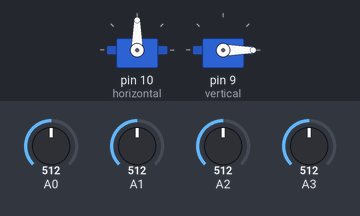
The sketch below on a simulated Arduino Uno, built with avr-gcc and run on an emulated ATmega328P. Shown: 2 × servo. The inputs (shaded band) are chosen by the test bench; at power-on: A0 = 512, A3 = 512, A2 = 512, A1 = 512.

Above: at 1.2 s.
1.3 s: A0 set to 617
2.8 s: A0 set to 645
At 3.27 s:
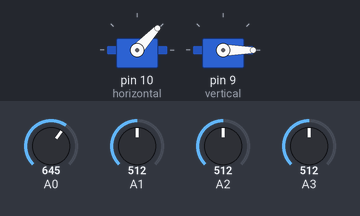
At 4.2 s:
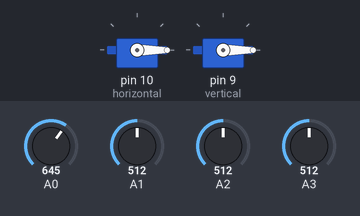
5.2 s: A3 set to 588
6.7 s: A3 set to 621
At 8.5 s:
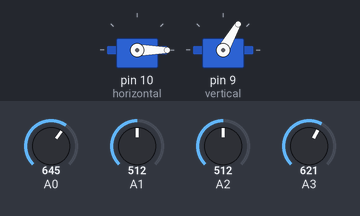
8.8 s: A2 set to 643
10.3 s: A2 set to 668
At 12.5 s:
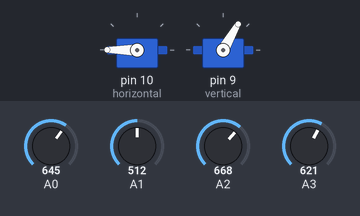
Timing chart, 0 to 14.0 s (numbered marks = the images above; inputs shaded):
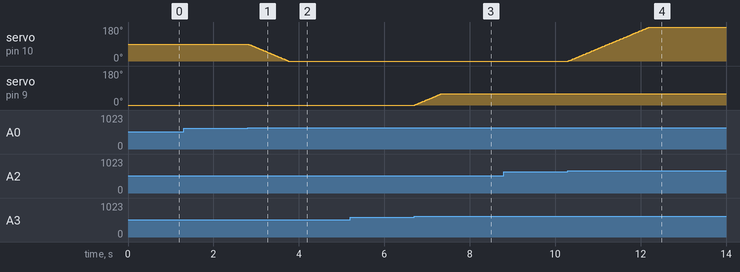

The sketch:

gadda.ino
```cpp
#include <Servo.h> // include Servo library

Servo horizontal; // horizontal servo
int servoh = 90;     // stand horizontal servo

Servo vertical;   // vertical servo
int servov =0;     // stand vertical servo

// LDR pin connections
//  name  = analogpin;

void setup()
{
  Serial.begin(9600);
  // servo connections
  // name.attach(pin);
  horizontal.attach(10);
  vertical.attach(9);
  pinMode(A0,INPUT);
   pinMode(A1,INPUT);
    pinMode(A2,INPUT);
     pinMode(A3,INPUT);
}

void loop()
{
  int lt = analogRead(A0); // top left
  int rt = analogRead(A3); // top right
  int ld = analogRead(A1); // down left
  int rd = analogRead(A2); // down rigt
//Serial.println(lt);
//Serial.println(rt);
//Serial.println(ld);
//Serial.println(rd);
//delay(2000);

  int avt = (lt + rt) / 2; // average value top
  int avd = (ld + rd) / 2; // average value down
  int avl = (lt + ld) / 2; // average value left
  int avr = (rt + rd) / 2; // average value right

  int dvert = avt - avd; // check the diffirence of up and down
  int dhoriz = avl - avr;// check the diffirence og left and rigt
//Serial.println(dvert);
//Serial.println(dhoriz);
    if (avt > avd&& dvert>112)
    {
      servov = ++servov;
      if (servov > 60)//60
      {
        servov = 60;
      }
   delay(10);
    }
    else if (avt < avd&&(-1*dvert>112))
    {
      servov = --servov;
      if (servov < 0)
      {
        servov = 0;
      }
       delay(10);

    }
    vertical.write(servov);


    if (avl > avr&&dhoriz>61)
    {
      servoh = --servoh;
      if (servoh < 0)
      {
        servoh = 0;
      }
      delay(10);
    }
    else if (avl < avr&&(-1*dhoriz>61))
    {
      servoh = ++servoh;
      if (servoh > 180)//180
      {
        servoh = 180;
      }
       delay(10);
    }
    else if (avl = avr)
    {
      // nothing

    }
    horizontal.write(servoh);


}
```

Measured:
- the behaviour switches between 635 and 636 on A0 (found by bisection; images 0 and 1)
- the behaviour switches between 604 and 605 on A3 (found by bisection; images 2 and 3)
- the behaviour switches between 658 and 659 on A2 (found by bisection; images 3 and 4)
- after the input at 1.3 s, every drawn part: stays the same
- after the input at 2.8 s, servo on pin 10 (horizontal): moves from 90° to 0° over 0.94 s, starting at once
- after the input at 5.2 s, every drawn part: stays the same
- after the input at 6.7 s, servo on pin 9 (vertical): moves from 0° to 60° over 0.62 s, starting at once
- after the input at 8.8 s, every drawn part: stays the same
- after the input at 10.3 s, servo on pin 10 (horizontal): moves from 0° to 180° over 1.9 s, starting at once
